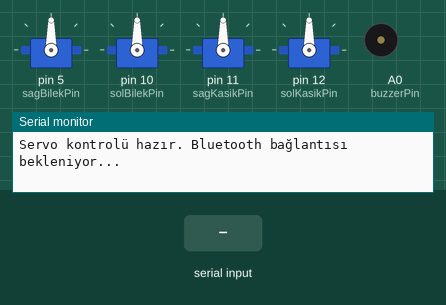
The sketch below on a simulated Arduino Uno, built with avr-gcc and run on an emulated ATmega328P. On the bench: 4 × servo, buzzer (waves = sounding), the last lines printed to the serial monitor. Inputs (shaded band) come from the test bench.

Above: at 1.2 s.
1.3 s: "1" received over Serial
At 3.7 s:
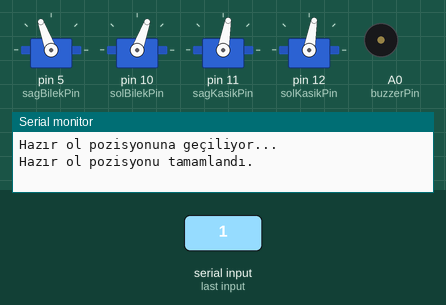
4.3 s: "2" received over Serial
At 7.1 s:
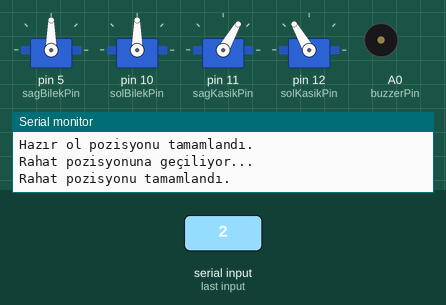
7.3 s: "3" received over Serial
At 8.59 s:
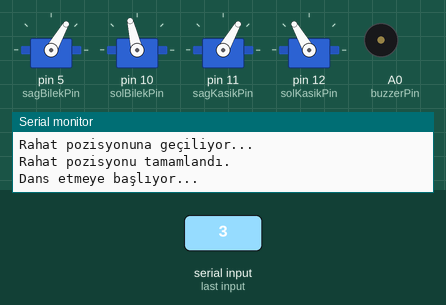
Timing chart, 0 to 25.3 s (numbered marks = the images above; inputs shaded):
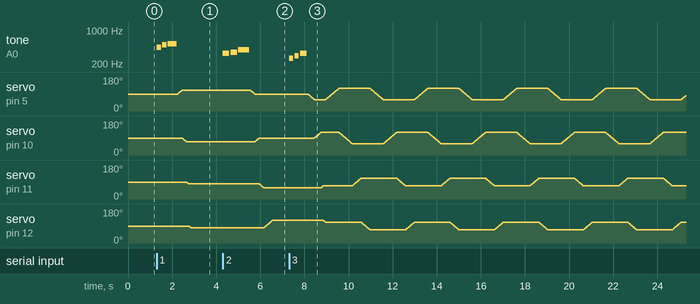

Measured:
- after the input at 1.3 s, tone on A0 (buzzerPin): plays 440 Hz for 0.20 s, 494 Hz for 0.20 s, 523 Hz for 0.40 s, starting at once; servo on pin 5 (sagBilekPin): moves from 90° to 110° over 0.20 s, starting after 0.95 s
- after the input at 4.3 s, tone on A0 (buzzerPin): plays 330 Hz for 0.30 s, 349 Hz for 0.30 s, 392 Hz for 0.50 s, starting at once; servo on pin 5 (sagBilekPin): moves from 110° to 90° over 0.20 s, starting after 1.3 s

The sketch:

bedo.ino
```cpp
#include <Servo.h>

// Servo nesneleri
Servo sagBilek;
Servo solBilek;
Servo sagKasik;
Servo solKasik;

// Servo pinleri
const int sagBilekPin = 5;
const int solBilekPin = 10;
const int sagKasikPin = 11;
const int solKasikPin = 12;
const int buzzerPin = A0;

void setup() {
  // Bluetooth haberleşme başlatılıyor
  Serial.begin(9600);

  // Buzzer pinini çıkış olarak ayarlıyoruz
  pinMode(buzzerPin, OUTPUT);

  // Servolar tanımlanıyor
  sagBilek.attach(sagBilekPin);
  solBilek.attach(solBilekPin);
  sagKasik.attach(sagKasikPin);
  solKasik.attach(solKasikPin);

  // Servolar başlangıç pozisyonlarına ayarlanıyor
  sagBilek.write(90);
  solBilek.write(90);
  sagKasik.write(90);
  solKasik.write(90);

  Serial.println("Servo kontrolü hazır. Bluetooth bağlantısı bekleniyor...");
}

void loop() {
  // Bluetooth'tan gelen veri kontrol ediliyor
  if (Serial.available()) {
    char komut = Serial.read();

    switch (komut) {
      case '1':
        calHazirOlMelodi();
        hazirOl();
        break;

      case '2':
        calRahatOlMelodi();
        rahatOl();
        break;

      case '3':
        calDansMelodi();
        dansEt();
        break;

      case '4':
        calSagaDonMelodi();
        sagaDon();
        break;

      case '5':
        calSolaDonMelodi();
        solaDon();
        break;

      case '6':
        calYuruMelodi();
        yuru();
        break;

      default:
        Serial.println("Geçersiz komut!");
        break;
    }
  }
}

void calHazirOlMelodi() {
  // Hazır ol melodisi
  int frekanslar[] = {440, 494, 523}; // A, B, C
  int sureler[] = {200, 200, 400};

  for (int i = 0; i < 3; i++) {
    tone(buzzerPin, frekanslar[i], sureler[i]);
    delay(sureler[i] + 50);
  }
  noTone(buzzerPin);
}

void calRahatOlMelodi() {
  // Rahat ol melodisi
  int frekanslar[] = {330, 349, 392}; // E, F, G
  int sureler[] = {300, 300, 500};

  for (int i = 0; i < 3; i++) {
    tone(buzzerPin, frekanslar[i], sureler[i]);
    delay(sureler[i] + 50);
  }
  noTone(buzzerPin);
}

void calDansMelodi() {
  // Dans melodisi
  int frekanslar[] = {262, 294, 330}; // C, D, E
  int sureler[] = {200, 200, 300};

  for (int i = 0; i < 3; i++) {
    tone(buzzerPin, frekanslar[i], sureler[i]);
    delay(sureler[i] + 50);
  }
  noTone(buzzerPin);
}

void calSagaDonMelodi() {
  // Sağa dön melodisi
  int frekanslar[] = {349, 392, 440}; // F, G, A
  int sureler[] = {250, 250, 400};

  for (int i = 0; i < 3; i++) {
    tone(buzzerPin, frekanslar[i], sureler[i]);
    delay(sureler[i] + 50);
  }
  noTone(buzzerPin);
}

void calSolaDonMelodi() {
  // Sola dön melodisi
  int frekanslar[] = {440, 392, 349}; // A, G, F
  int sureler[] = {250, 250, 400};

  for (int i = 0; i < 3; i++) {
    tone(buzzerPin, frekanslar[i], sureler[i]);
    delay(sureler[i] + 50);
  }
  noTone(buzzerPin);
}

void calYuruMelodi() {
  // Yürüme melodisi
  int frekanslar[] = {262, 294, 330, 294}; // C, D, E, D
  int sureler[] = {200, 200, 300, 200};

  for (int i = 0; i < 4; i++) {
    tone(buzzerPin, frekanslar[i], sureler[i]);
    delay(sureler[i] + 50);
  }
  noTone(buzzerPin);
}

void hazirOl() {
  Serial.println("Hazır ol pozisyonuna geçiliyor...");

  // "Hazır ol" pozisyonu için servo açıları sırayla ayarlanıyor
  hareketliAyarlama(sagBilek, 110);
  hareketliAyarlama(solBilek, 70);
  hareketliAyarlama(sagKasik, 80);
  hareketliAyarlama(solKasik, 80);

  Serial.println("Hazır ol pozisyonu tamamlandı.");
}

void rahatOl() {
  Serial.println("Rahat pozisyonuna geçiliyor...");

  // "Rahat ol" pozisyonu için servo açıları sırayla ayarlanıyor
  hareketliAyarlama(sagBilek, 90);
  hareketliAyarlama(solBilek, 90);
  hareketliAyarlama(sagKasik, 60);
  hareketliAyarlama(solKasik, 120);

  Serial.println("Rahat pozisyonu tamamlandı.");
}

void dansEt() {
  Serial.println("Dans etmeye başlıyor...");

  // Basit bir dans hareketi
  for (int i = 0; i < 5; i++) {
    hareketliAyarlama(sagBilek, 60);
    hareketliAyarlama(solBilek, 120);
    hareketliAyarlama(sagKasik, 70);
    hareketliAyarlama(solKasik, 110);

    hareketliAyarlama(sagBilek, 120);
    hareketliAyarlama(solBilek, 60);
    hareketliAyarlama(sagKasik, 110);
    hareketliAyarlama(solKasik, 70);
  }

  Serial.println("Dans hareketi tamamlandı.");
}

void sagaDon() {
  Serial.println("Sağa dönülüyor...");

  // Sağa dönme hareketi
  hareketliAyarlama(sagBilek, 120);
  hareketliAyarlama(solBilek, 120);
  hareketliAyarlama(sagKasik, 120);
  hareketliAyarlama(solKasik, 120);

  Serial.println("Sağa dönüş tamamlandı.");
}

void solaDon() {
  Serial.println("Sola dönülüyor...");

  // Sola dönme hareketi
  hareketliAyarlama(sagBilek, 60);
  hareketliAyarlama(solBilek, 60);
  hareketliAyarlama(sagKasik, 60);
  hareketliAyarlama(solKasik, 60);

  Serial.println("Sola dönüş tamamlandı.");
}

void yuru() {
  Serial.println("Yürüme hareketine geçiliyor...");

  // Sadece sağ bilek hareketi ile itme hareketi simülasyonu
  for (int i = 0; i < 4; i++) {
    hareketliAyarlama(sagBilek, 60); // Sağ bileği iter
    delay(300);

    hareketliAyarlama(sagBilek, 120); // Sağ bileği geri çeker
    delay(300);
  }

  Serial.println("Yürüme hareketi tamamlandı.");
}

void hareketliAyarlama(Servo &servo, int hedefAci) {
  int mevcutAci = servo.read();
  int adim = (hedefAci > mevcutAci) ? 1 : -1;

  while (mevcutAci != hedefAci) {
    mevcutAci += adim;
    servo.write(mevcutAci);
    delay(10); // Hareketin yavaş olması için kısa bir bekleme
  }
}
```
